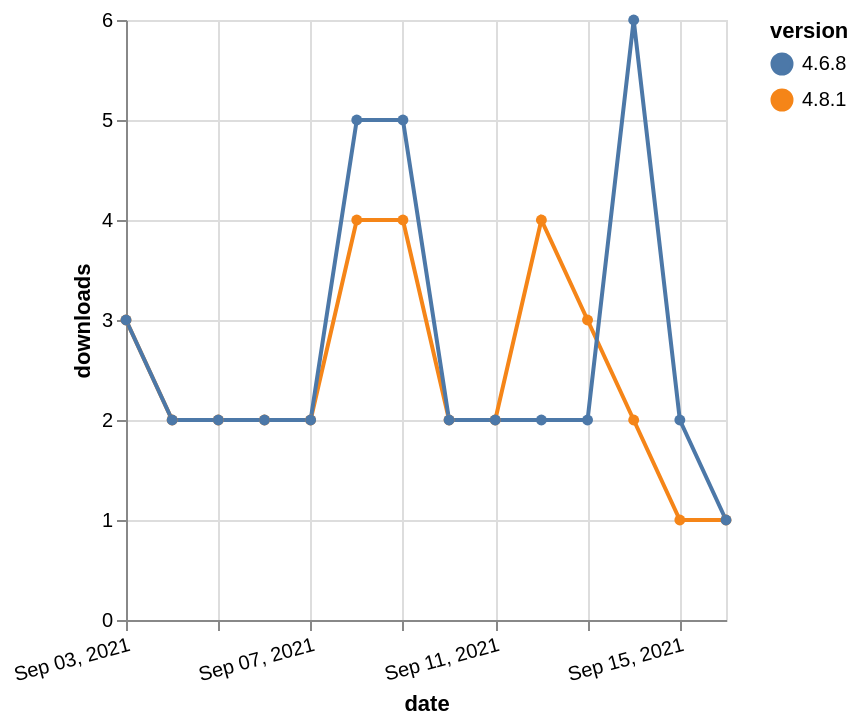

Write a Vega-Lite specification for this figure.
### Vega-Lite specification from a JSON file in a GitHub repository (floating-point values rounded to 4 significant figures)
{"$schema": "https://vega.github.io/schema/vega-lite/v5.json", "description": "A simple bar chart with embedded data.", "data": {"values": [{"date": "2021-09-03", "total": 864, "delta": 3, "version": "4.8.1"}, {"date": "2021-09-04", "total": 866, "delta": 2, "version": "4.8.1"}, {"date": "2021-09-05", "total": 868, "delta": 2, "version": "4.8.1"}, {"date": "2021-09-06", "total": 870, "delta": 2, "version": "4.8.1"}, {"date": "2021-09-07", "total": 872, "delta": 2, "version": "4.8.1"}, {"date": "2021-09-08", "total": 876, "delta": 4, "version": "4.8.1"}, {"date": "2021-09-09", "total": 880, "delta": 4, "version": "4.8.1"}, {"date": "2021-09-10", "total": 882, "delta": 2, "version": "4.8.1"}, {"date": "2021-09-11", "total": 884, "delta": 2, "version": "4.8.1"}, {"date": "2021-09-12", "total": 888, "delta": 4, "version": "4.8.1"}, {"date": "2021-09-13", "total": 891, "delta": 3, "version": "4.8.1"}, {"date": "2021-09-14", "total": 893, "delta": 2, "version": "4.8.1"}, {"date": "2021-09-15", "total": 894, "delta": 1, "version": "4.8.1"}, {"date": "2021-09-16", "total": 895, "delta": 1, "version": "4.8.1"}, {"date": "2021-09-03", "total": 12249, "delta": 3, "version": "4.6.8"}, {"date": "2021-09-04", "total": 12251, "delta": 2, "version": "4.6.8"}, {"date": "2021-09-05", "total": 12253, "delta": 2, "version": "4.6.8"}, {"date": "2021-09-06", "total": 12255, "delta": 2, "version": "4.6.8"}, {"date": "2021-09-07", "total": 12257, "delta": 2, "version": "4.6.8"}, {"date": "2021-09-08", "total": 12262, "delta": 5, "version": "4.6.8"}, {"date": "2021-09-09", "total": 12267, "delta": 5, "version": "4.6.8"}, {"date": "2021-09-10", "total": 12269, "delta": 2, "version": "4.6.8"}, {"date": "2021-09-11", "total": 12271, "delta": 2, "version": "4.6.8"}, {"date": "2021-09-12", "total": 12273, "delta": 2, "version": "4.6.8"}, {"date": "2021-09-13", "total": 12275, "delta": 2, "version": "4.6.8"}, {"date": "2021-09-14", "total": 12281, "delta": 6, "version": "4.6.8"}, {"date": "2021-09-15", "total": 12283, "delta": 2, "version": "4.6.8"}, {"date": "2021-09-16", "total": 12284, "delta": 1, "version": "4.6.8"}]}, "width": "container", "mark": {"type": "line", "point": {"filled": true}}, "encoding": {"x": {"field": "date", "type": "temporal", "timeUnit": "yearmonthdate", "title": "date", "axis": {"labelAngle": -15}}, "y": {"field": "delta", "type": "quantitative", "title": "downloads"}, "color": {"field": "version", "type": "nominal"}, "tooltip": {"field": "delta"}}}
